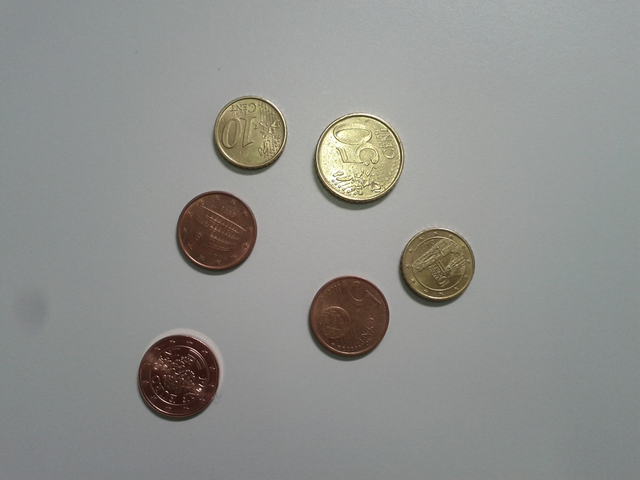
#> input picture image/coins.png, 640 x 480 px
$ python removebinaryobject.py
#> lines starting #> are read from the running program, lines starting #| are printed output that depends on the picture; after the words box and inside, x2 and y2 are one past the last pixel; in counts of white or black regions, pixels touching at a corner belong together
import cv2
import numpy as np


def bwareaopenCV2(image, minSize):
    '''
        image: bianry image
        minSize: minsize object don't want to remove

        return existing object image
    '''
    nbComponents, output, stats, centroids = cv2.connectedComponentsWithStats(
        image, connectivity=8)
    sizes = stats[1:, -1]
    nbComponents = nbComponents - 1
    result = np.zeros((output.shape))
    for i in range(0, nbComponents):
        if sizes[i] >= minSize:
            result[output == i + 1] = 255
    return result


def main():

    # read image
    image = cv2.imread("image/coins.png")
#> image is the input picture: shape (480, 640, 3); mean B, G, R 141.2, 144.4, 143.6

    # convert image to binary
    gray = cv2.cvtColor(image, cv2.COLOR_BGR2GRAY)
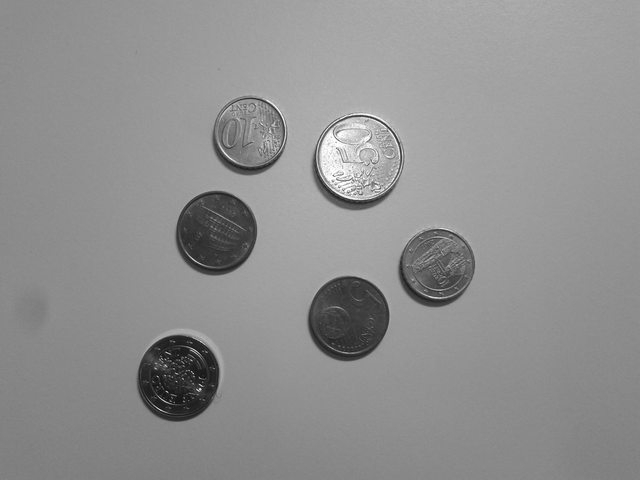
#> gray: shape (480, 640); min 7, max 255, mean 143.8
    ret, thresh1 = cv2.threshold(gray, 100, 255, cv2.THRESH_BINARY_INV)
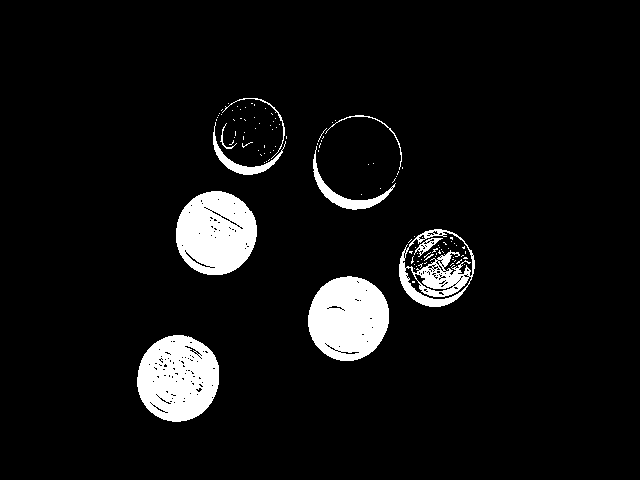
#> thresh1: shape (480, 640); 6.7% white; 111 white regions (101 under 20 px), largest, box (x1, y1, x2, y2) and area: (137, 335, 219, 422) 5386, (308, 276, 389, 361) 5309, (176, 191, 257, 275) 5212

    # call removebinaryobject function
    result = bwareaopenCV2(thresh1, 1000)
#> in bwareaopenCV2, `nbComponents, output, stats, centroids = cv2.connectedComponentsWithSt..`:
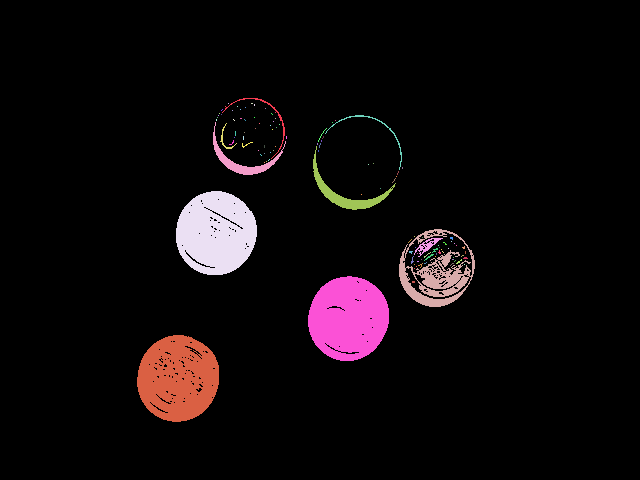
#> output: shape (480, 640) int32; 112 distinct labels, from 0 to 111; one colour per label, 0 black
#> in bwareaopenCV2, `nbComponents, output, stats, centroids = cv2.connectedComponentsWithSt..`: nbComponents = 112; stats = 112 rows, first 6: [0, 0, 640, 480, 286738], [222, 98, 63, 61, 157], [228, 103, 1, 1, 1], [251, 103, 2, 1, 2], [254, 104, 1, 2, 2], [237, 106, 1, 1, 1]; centroids = 112 pairs, first value 177.6 to 465, second value 103 to 378.2
#> in bwareaopenCV2, `sizes = stats[1:, -1]`: sizes = 111 values, max 5386 at index 110, min 1 at index 1, mean 184.3
#> in bwareaopenCV2, `nbComponents = nbComponents - 1`: nbComponents = 111
#> after the loop in bwareaopenCV2, `for i in range(0, nbComponents):`:
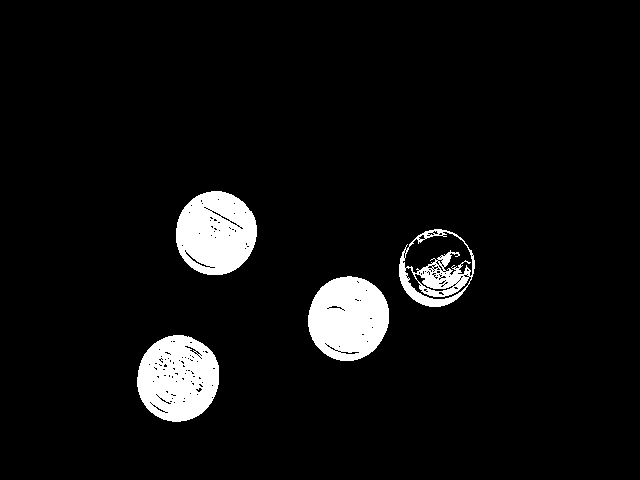
#> result: shape (480, 640) float64; 5.9% white; 4 white regions, box (x1, y1, x2, y2) and area: (137, 335, 219, 422) 5386, (308, 276, 389, 361) 5309, (176, 191, 257, 275) 5212, (399, 229, 475, 307) 2317

    cv2.imshow("original", thresh1)
    cv2.imshow("result", result)
    cv2.waitKey(0)
    cv2.destroyAllWindows()


if __name__ == "__main__":
    main()
